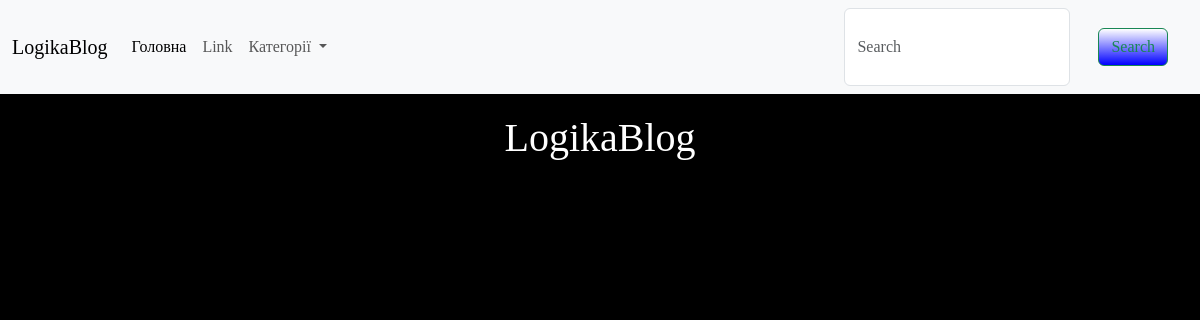
/categories/3, run on an earlier commit of the app's database.
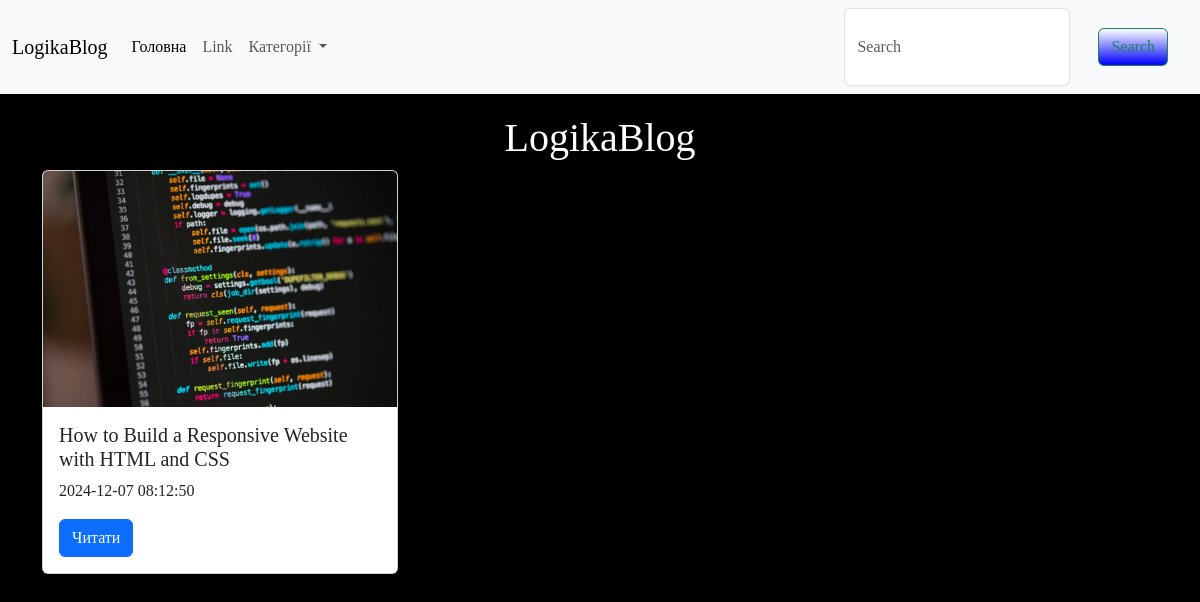
And on a later commit of the database.
### tables this page shows
CREATE TABLE articles(  
    id INTEGER NOT NULL PRIMARY KEY AUTOINCREMENT,
    title TEXT NOT NULL,
    content     TEXT,
    image       TEXT,
    create_at   TEXT    DEFAULT CURRENT_TIMESTAMP,
    user_id     INTEGER INTEGER REFERENCES users (id),
    category_id INTEGER REFERENCES categories (id)
);

### app.py (the view)
@app.route("/categories/<int:category_id>")  # Вказуємо url-адресу для виклику функції
def category_page(category_id):
    articles = db.get_categories_articles(category_id)
    return render_template("index.html", articles=articles)  # html-сторінка, що повертається у браузер

### app.py (called while the page is built)
@app.context_processor
def get_categories():
    categories = db.get_all_categories()
    return dict(categories=categories)

### db_scripts.py (called while the page is built)
    def open(self):
        self.conn = sqlite3.connect(self.dbname)
        self.cursor = self.conn.cursor()

    def close(self):
        self.cursor.close()
        self.conn.close()

    def get_all_categories(self):
        self.open()
        self.cursor.execute("""SELECT * FROM categories""")
        data = self.cursor.fetchall()
        self.close()
        return data

    def get_categories_articles(self,category_id):
        self.open()
        self.cursor.execute("""SELECT * FROM articles WHERE category_id=?""",[category_id])
        data = self.cursor.fetchall()
        self.close()
        return data

### templates/index.html
{% extends 'base.html' %}
{% block content %}
<main class="container">
  <h1 class=text-center my-5> LogikaBlog</h1>
  <div class="row row-cols-1 row-cols-md-2 row-cols-lg-3 g-4">
  {% for article in articles %}
  <div class="col">
    <div class="card">
      <img src="{{ url_for('static', filename='img/'+article[3]) }}" class="card-img-top" alt="...">
      <div class="card-body">
        <h5 class="card-title">{{article[1]}}</h5>
        <p class="card-text">{{article[4]}}</p>
        <a href="{{ url_for('article_page', article_id=article[0]) }}" class="btn btn-primary">Читати</a>
      </div>
    </div>
  </div>
  {% endfor %}
</div>
</main>
{% endblock content %}

### templates/base.html (shortened to what this page needs)
<!doctype html>
<html lang="uk">
<head>
    <link href="https://cdn.jsdelivr.net/npm/bootstrap@5.3.3/dist/css/bootstrap.min.css" rel="stylesheet">
    <link rel="stylesheet" href="static/style.css">
</head>
<body>
    <nav class="navbar navbar-expand-lg bg-body-tertiary">
        <div class="container-fluid">
          <a class="navbar-brand" href="{{url_for('index')}}">LogikaBlog</a>
          <div class="collapse navbar-collapse" id="navbarSupportedContent">
            <ul class="navbar-nav me-auto mb-2 mb-lg-0">
              <li class="nav-item">
                <a class="nav-link active" aria-current="page" href="{{url_for('index')}}">Головна</a>
              </li>
              <li class="nav-item">
                <a class="nav-link" href="#">Link</a>
              </li>
              <li class="nav-item dropdown">
                <a class="nav-link dropdown-toggle" href="#" role="button" data-bs-toggle="dropdown"
                    aria-expanded="false">
                    Категорії
                </a>
            </li>
            </ul>
            <form class="d-flex" role="search">
              <input class="form-control me-2" type="search" placeholder="Search" aria-label="Search">
              <button class="btn btn-outline-success" type="submit">Search</button>
            </form>
          </div>
        </div>
      </nav>
    <div class="about">
    </div>
    {% block content %}
    {% endblock content %}
</body>
</html>

### static/style.css (style rules this page uses)
body { background: black; color: white; font-family: Georgia, 'Times New Roman', Times, serif; }
.about { background : rgb(rgb(158, 46, 46), rgb(78, 156, 78), blue); padding: 10px; color:yellow; }
button { background: linear-gradient(white,blue); padding: 10px; margin: 20px; border: 2px solid rgb(rgb(145, 41, 41), rgb(30, 106, 30), rgb(38, 38, 182)); color: white; text-decoration: none; border-radius: 15px; }

What changed in the data, as far as the page shows it:
added articles: image (picture), title "How to Build a Responsive Website with HTML and CSS", create_at "2024-12-07 08:12:50"
